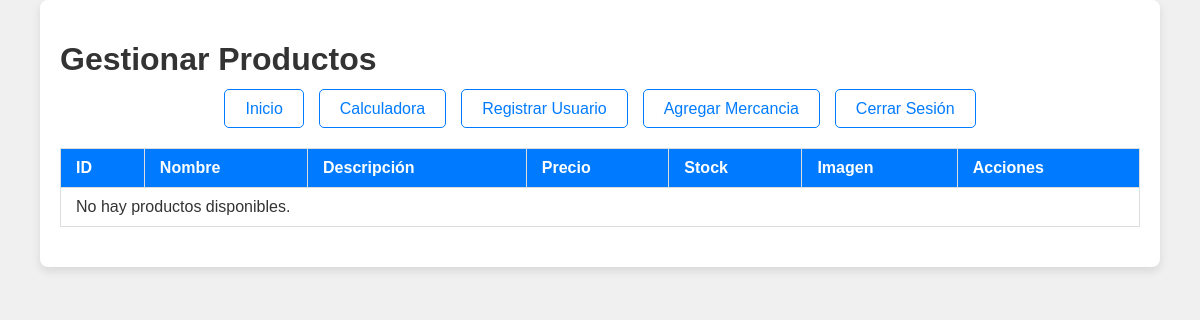
The page /Admin/editar_producto.php (signed in) on the database as committed earlier.
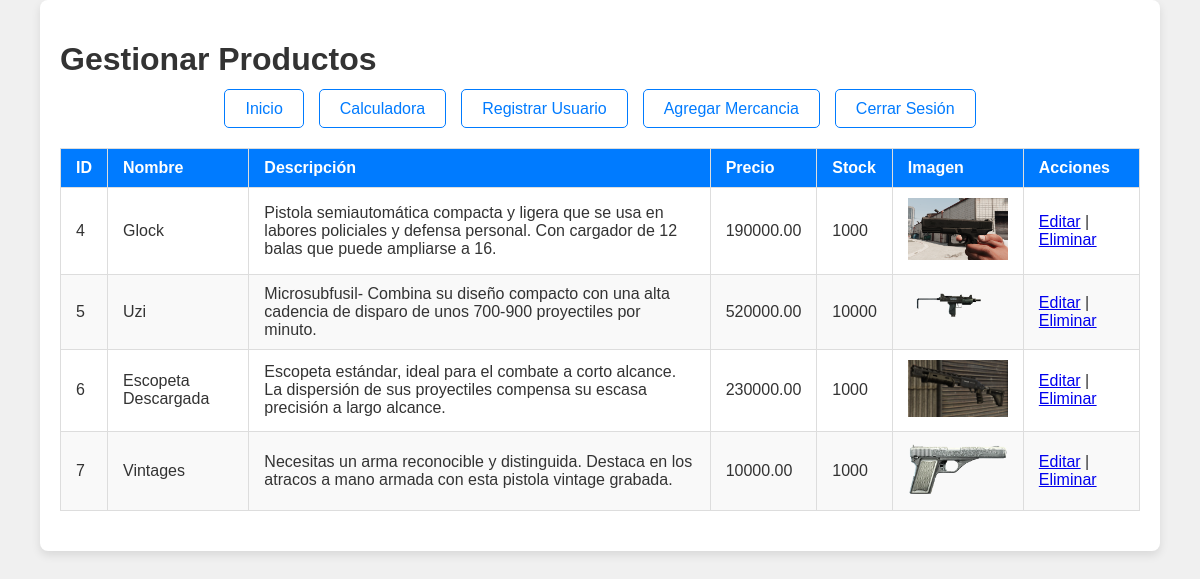
The same page on the database as committed later.
### tables this page shows
CREATE TABLE `productos` (
  `id` int(11) NOT NULL,
  `nombre` varchar(100) NOT NULL,
  `descripcion` text DEFAULT NULL,
  `precio` decimal(10,2) NOT NULL,
  `imagen` varchar(255) DEFAULT NULL,
  `stock` int(11) NOT NULL DEFAULT 0,
  `fecha_creacion` timestamp NOT NULL DEFAULT current_timestamp()
);

### Admin/editar_producto.php (the view, shortened to what this page needs)
<?php
include '../conexion.php';
include_once "../Admin/encabezado.php";
$sql = "SELECT * FROM productos";
$result = $conn->query($sql);
?>
<!DOCTYPE html>
<html lang="es">
<head>
    <link rel="stylesheet" href="../Estilos/estilo_general.css">
</head>
<body>
    <div class="container">
        <h1>Gestionar Productos</h1>
        <header>
        <div class="menu">
                <nav>
                    <ul>
                    <li><a href="../Admin/admin.php">Inicio</a></li>
                    <li><a href="../Admin/cotizar.php">Calculadora</a></li>
                    <li><a href="../Admin/registrar_usuario.php">Registrar Usuario</a></li>
                    <li><a href="../Admin/agregar_producto.php">Agregar Mercancia</a></li>
                    <li><a href="../logout.php">Cerrar Sesión</a></li>
                    </ul>
                </nav>
            </div>
</header>
        <table>
            <thead>
                <tr>
                    <th>ID</th>
                    <th>Nombre</th>
                    <th>Descripción</th>
                    <th>Precio</th>
                    <th>Stock</th>
                    <th>Imagen</th>
                    <th>Acciones</th>
                </tr>
            </thead>
            <tbody>
                <?php
                if ($result->num_rows > 0) {
                    while ($producto = $result->fetch_assoc()) {
                        echo '<tr>';
                        echo '<td>' . htmlspecialchars($producto['id']) . '</td>';
                        echo '<td>' . htmlspecialchars($producto['nombre']) . '</td>';
                        echo '<td>' . htmlspecialchars($producto['descripcion']) . '</td>';
                        echo '<td>' . htmlspecialchars($producto['precio']) . '</td>';
                        echo '<td>' . htmlspecialchars($producto['stock']) . '</td>';
                        echo '<td><img src="' . htmlspecialchars($producto['imagen']) . '" alt="Imagen" style="max-width: 100px;"></td>';
                        echo '<td>';
                        echo '<a href="editar_detalle_producto.php?id=' . htmlspecialchars($producto['id']) . '">Editar</a> | ';
                        echo '<a href="eliminar_producto.php?id=' . htmlspecialchars($producto['id']) . '" onclick="return confirm(\'¿Estás seguro de eliminar este producto?\')">Eliminar</a>';
                        echo '</td>';
                        echo '</tr>';
                    }
                } else {
                    echo '<tr><td colspan="7">No hay productos disponibles.</td></tr>';
                }
                ?>
            </tbody>
        </table>
    </div>
</body>
</html>

### Admin/encabezado.php (shortened to what this page needs)
<!DOCTYPE html>
<html lang="es">
<head>
</head>
<body>
</body>
</html>

### Estilos/estilo_general.css (style rules this page uses)
body { font-family: Arial, sans-serif; background-color: #f0f0f0; margin: 0; padding: 0; color: #333; }
.container { width: 90%; max-width: 1200px; margin: auto; background: #ffffff; padding: 20px; box-shadow: 0px 4px 10px rgba(0, 0, 0, 0.1); border-radius: 8px; }
header { text-align: center; margin-bottom: 30px; }
header .menu { margin-top: 20px; }
header .menu nav ul { list-style: none; padding: 0; margin: 0; display: flex; justify-content: center; gap: 15px; }
header .menu nav ul li { display: inline; }
header .menu nav ul li a { text-decoration: none; color: #007BFF; font-size: 1em; padding: 10px 20px; border: 1px solid #007BFF; border-radius: 5px; transition: 0.3s; }
table { width: 100%; border-collapse: collapse; margin-bottom: 20px; }
table th, table td { padding: 10px 15px; text-align: left; border: 1px solid #dddddd; }
table th { background-color: #007BFF; color: white; }
table tr:nth-child(even) { background-color: #f9f9f9; }

Rows that differ between the two databases and show on the page:
added productos: id "4", nombre "Glock", descripcion "Pistola semiautomática compacta y ligera que se usa en labores policiales y defensa personal. Con cargador de 12 balas que puede ampliarse a 16.", precio "190000.00", stock "1000", imagen (picture)
added productos: id "5", nombre "Uzi", descripcion "Microsubfusil- Combina su diseño compacto con una alta cadencia de disparo de unos 700-900 proyectiles por minuto.", precio "520000.00", stock "10000", imagen (picture)
added productos: id "6", nombre "Escopeta Descargada", descripcion "Escopeta estándar, ideal para el combate a corto alcance. La dispersión de sus proyectiles compensa su escasa precisión a largo alcance.", precio "230000.00", stock "1000", imagen (picture)
added productos: id "7", nombre "Vintages", descripcion "Necesitas un arma reconocible y distinguida. Destaca en los atracos a mano armada con esta pistola vintage grabada.", precio "10000.00", stock "1000", imagen (picture)
Other text that changed with them:
text no longer shown: "No hay productos disponibles."
